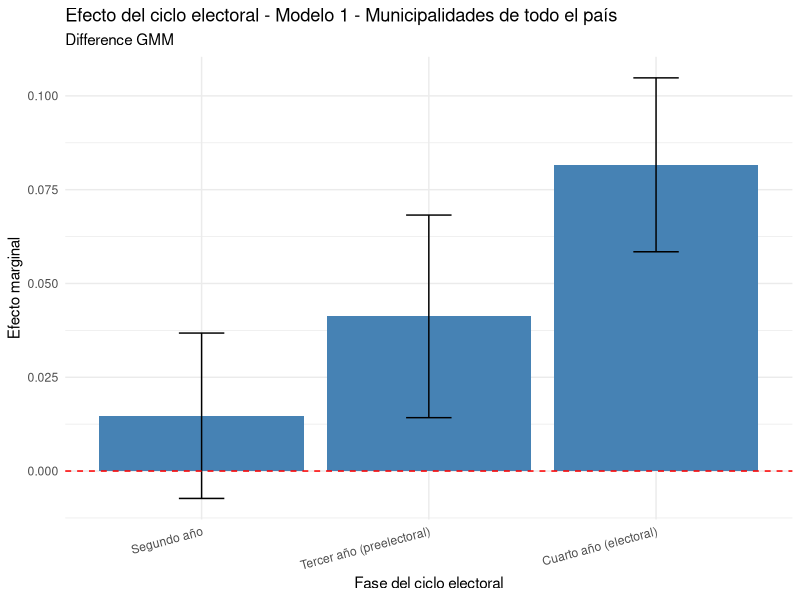
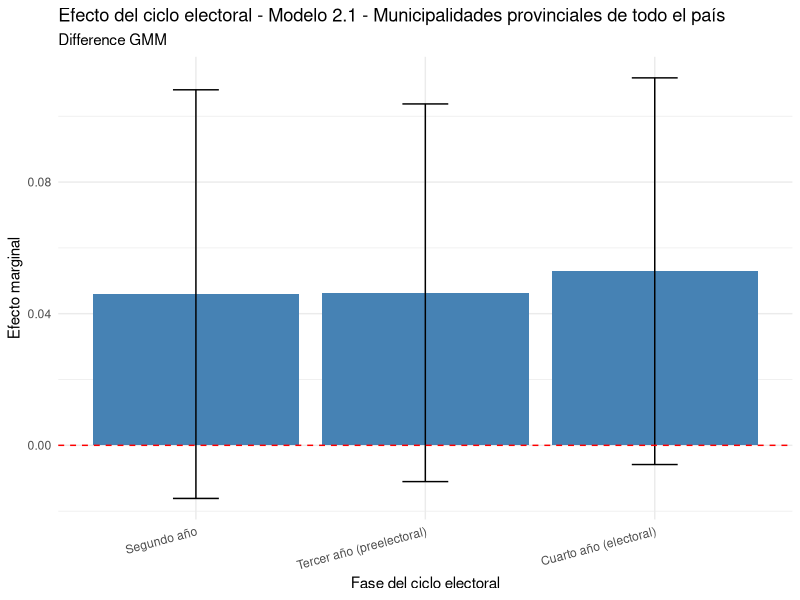
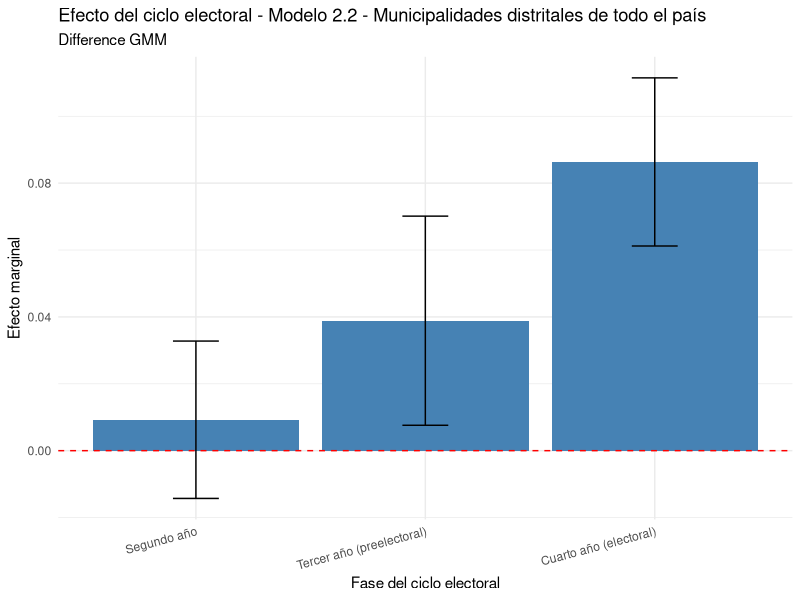
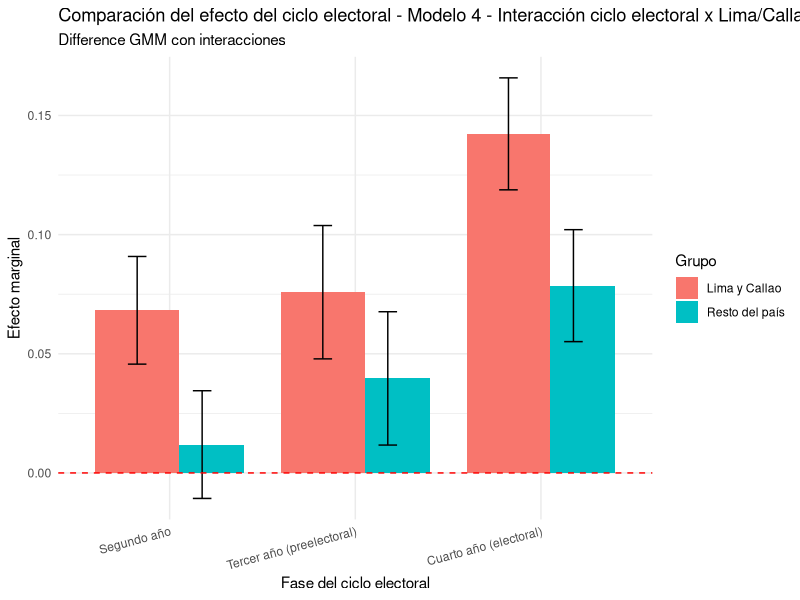

R code for these plots, in order:
# -----------------------------
# TODOS LOS MODELOS
# -----------------------------
library(plm)
library(dplyr)
library(readxl)
library(ggplot2)

# Cargar datos
datos <- read_excel("Dataset_DISTRITAL.xlsx", sheet = "Hoja1")

# -----------------------------
# IDENTIFICAR TIPO DE MUNICIPALIDAD
# -----------------------------
datos <- datos %>%
  mutate(ES_PROVINCIAL = substr(UBIGEO, nchar(UBIGEO) - 1, nchar(UBIGEO)) == "01")

#datos_lmc <- datos %>% filter(AREA_POLITICO_ADMINISTRATIVA == "1") %>% filter(!ES_PROVINCIAL)
#datos_nolmc <- datos %>% filter(AREA_POLITICO_ADMINISTRATIVA == "0")

datos_provinciales <- datos %>% filter(ES_PROVINCIAL)
datos_distritales   <- datos %>% filter(!ES_PROVINCIAL)

#datos_provinciales_nolmc <- datos_nolmc %>% filter(ES_PROVINCIAL)
#datos_distritales_nolmc   <- datos_nolmc %>% filter(!ES_PROVINCIAL)

cat("Municipalidades provinciales:", n_distinct(datos_provinciales$UBIGEO), "\n")
cat("Municipalidades distritales:",   n_distinct(datos_distritales$UBIGEO), "\n")
#cat("Municipalidades distritales de Lima y Callao:", n_distinct(datos_lmc$UBIGEO), "\n")
#cat("Municipalidades provinciales resto del país:", n_distinct(datos_provinciales_nolmc$UBIGEO), "\n")
#cat("Municipalidades distritales resto del país:",   n_distinct(datos_distritales_nolmc$UBIGEO), "\n")

# -----------------------------
# FUNCIÓN PARA ESTIMAR MODELO GMM POR TIPO
# -----------------------------
estimar_modelo_gmm <- function(datos_input, nombre_modelo, min_T = 4) {
  
  cat("\n==========================================\n")
  cat("ESTIMANDO:", nombre_modelo, "\n")
  cat("==========================================\n")
  
  # 1) Filtrado: unidades con suficiente T
  unidades_ok <- datos_input %>%
    group_by(UBIGEO) %>%
    summarise(T_obs = n_distinct(AÑO)) %>%
    filter(T_obs >= min_T) %>%
    pull(UBIGEO)
  
  datos_m <- datos_input %>%
    filter(UBIGEO %in% unidades_ok)
  
  cat("Unidades retenidas:", length(unique(datos_m$UBIGEO)), "con T >=", min_T, "\n")
  
  # 2) Construcción de variables
  datos_m <- datos_m %>%
    mutate(
      # Ciclo electoral
      CICLO_ELECTORAL_2 = ifelse(CICLO_ELECTORAL == 2, 1, 0),
      CICLO_ELECTORAL_3 = ifelse(CICLO_ELECTORAL == 3, 1, 0),
      CICLO_ELECTORAL_4 = ifelse(CICLO_ELECTORAL == 4, 1, 0),
      # Infraestructura
      INFRA_MAYOR = (coalesce(ESTADIOS,0) + coalesce(COMPLEJOS_DEPORTIVOS,0) + coalesce(COLISEOS_DEPORTIVOS,0)),
      INFRA_MENOR = (coalesce(LOSAS_MULTIDEPORTIVAS,0) + coalesce(LOSAS_FULBITO,0) +
                       coalesce(LOSAS_VOLEY,0) + coalesce(LOSAS_BASQUET,0) + coalesce(PARQUES_ZONALES,0)
                     + coalesce(PISCINAS,0) + coalesce(GIMNASIOS,0)),
      # Capacidad administrativa
      PROFESIONALES = 1000*(PROFESIONALES/exp(LOG_POB)),
      # Participación / gobernanza
      TRANSPARENCIA = coalesce(TRANSPARENCIA, 0),
      PARTICIPACION = (coalesce(PARTICIPA_PP, 0) + coalesce(JUNTA_DELEGADOS_ACTIVIDAD, 0)),  
      CAPACIDAD_PLAN = coalesce(PDMC, 0) + coalesce(PEI, 0),
      # Variables fiscales
      PROP_PIM_TRANSFERENCIAS_PP0101 = coalesce(PROP_PIM_TRANSFERENCIAS_PP0101, NA),
      PROP_PP0101_SOBRE_TOTAL_PIM = coalesce(PROP_PP0101_SOBRE_TOTAL_PIM, NA),
      NIVEL_EJECUCION_PP0101 = coalesce(NIVEL_EJECUCION_PP0101, NA),
      # Demografía
      POB_VARONES = coalesce(POB_VARONES, NA),
      POB_15_64 = coalesce(POB_15_64, NA),
      POB_URBANA = coalesce(POB_URBANA, NA),
      # Variable dependiente
      PROP_GASTO_DEPORTE = PROP_GASTO_INFRAESTRUCTURA_DEPORTIVA_Y_RECREATIVA_PP0101
    )
  
  # 3) Selección de variables
  vars_modelo <- c("UBIGEO", "AÑO",
                   "PROP_GASTO_DEPORTE",
                   "CICLO_ELECTORAL_2", "CICLO_ELECTORAL_3", "CICLO_ELECTORAL_4",
                   "NIVEL_EJECUCION_PP0101",
                   "PROP_PIM_TRANSFERENCIAS_PP0101",
                   "PROP_PP0101_SOBRE_TOTAL_PIM",
                   "POB_VARONES", "POB_15_64", "POB_URBANA",
                   "PROFESIONALES", "TRANSPARENCIA",
                   "INFRA_MAYOR", "INFRA_MENOR",
                   "PARTICIPACION", "CAPACIDAD_PLAN")
  
  datos_m <- datos_m %>%
    select(all_of(vars_modelo)) %>%
    filter(!is.na(PROP_GASTO_DEPORTE))
  
  # 4) Convertir a panel
  datos_panel <- datos_m %>%
    arrange(UBIGEO, AÑO) %>%
    pdata.frame(index = c("UBIGEO", "AÑO"))
  
  cat("Dimensiones panel:", dim(datos_panel), "\n")
  cat("Unidades (N):", length(unique(index(datos_panel, "UBIGEO"))), "\n")
  cat("T (promedio):", mean(table(index(datos_panel, "UBIGEO"))), "\n")
  
  # 5) Fórmula GMM
  formula_pgmm <- as.formula(
    paste0("PROP_GASTO_DEPORTE ~ lag(PROP_GASTO_DEPORTE, 1) + ",
           "CICLO_ELECTORAL_2 + CICLO_ELECTORAL_3 + CICLO_ELECTORAL_4 + ",
           "PROP_PIM_TRANSFERENCIAS_PP0101 + PROP_PP0101_SOBRE_TOTAL_PIM + ",
           "POB_VARONES + POB_15_64 + POB_URBANA + PROFESIONALES + TRANSPARENCIA + ",
           "NIVEL_EJECUCION_PP0101 + INFRA_MAYOR + INFRA_MENOR + PARTICIPACION + CAPACIDAD_PLAN | ",
           "lag(PROP_GASTO_DEPORTE, 2:3) + lag(PROP_PIM_TRANSFERENCIAS_PP0101, 2)")
  )
  
  # 6) Estimación
  modelo <- tryCatch({
    pgmm(
      formula = formula_pgmm,
      data = datos_panel,
      effect = "individual",
      model = "twosteps",
      transformation = "d",
      collapse = TRUE
    )
  }, error = function(e) {
    message("Error en estimación: ", e$message)
    return(NULL)
  })
  
  if (is.null(modelo)) {
    cat("No se pudo estimar el modelo para", nombre_modelo, "\n")
    return(NULL)
  }
  
  # 7) Resumen
  cat("\n--- RESULTADOS:", nombre_modelo, "---\n")
  s <- summary(modelo)
  print(s)
  
  if (!is.null(s$test)) {
    cat("\nPruebas de diagnóstico:\n")
    print(s$test)
  }
  
  return(list(modelo = modelo, datos_panel = datos_panel, nombre = nombre_modelo))
}

# -----------------------------
# FUNCIÓN PARA ESTIMAR MODELO GMM CON INTERACCIONES
# -----------------------------
estimar_modelo_gmm_interaccion <- function(datos_input, nombre_modelo, min_T = 4) {
  
  cat("\n==========================================\n")
  cat("ESTIMANDO:", nombre_modelo, "\n")
  cat("==========================================\n")
  
  # 1) Filtrado: unidades con suficiente T
  unidades_ok <- datos_input %>%
    group_by(UBIGEO) %>%
    summarise(T_obs = n_distinct(AÑO), .groups = "drop") %>%
    filter(T_obs >= min_T) %>%
    pull(UBIGEO)
  
  datos_m <- datos_input %>%
    filter(UBIGEO %in% unidades_ok)
  
  cat("Unidades retenidas:", length(unique(datos_m$UBIGEO)), "con T >=", min_T, "\n")
  
  # 2) Construcción de variables
  datos_m <- datos_m %>%
    mutate(
      # Dummy geográfica: 1 = Lima Metropolitana / Callao; 0 = resto
      AREA_LMC = ifelse(AREA_POLITICO_ADMINISTRATIVA == 1, 1, 0),
      
      # Ciclo electoral
      CICLO_ELECTORAL_2 = ifelse(CICLO_ELECTORAL == 2, 1, 0),
      CICLO_ELECTORAL_3 = ifelse(CICLO_ELECTORAL == 3, 1, 0),
      CICLO_ELECTORAL_4 = ifelse(CICLO_ELECTORAL == 4, 1, 0),
      
      # Interacciones ciclo x área geográfica
      CICLO_2_LMC = CICLO_ELECTORAL_2 * AREA_LMC,
      CICLO_3_LMC = CICLO_ELECTORAL_3 * AREA_LMC,
      CICLO_4_LMC = CICLO_ELECTORAL_4 * AREA_LMC,
      
      # Infraestructura
      INFRA_MAYOR = (coalesce(ESTADIOS,0) + coalesce(COMPLEJOS_DEPORTIVOS,0) + coalesce(COLISEOS_DEPORTIVOS,0)),
      INFRA_MENOR = (coalesce(LOSAS_MULTIDEPORTIVAS,0) + coalesce(LOSAS_FULBITO,0) +
                       coalesce(LOSAS_VOLEY,0) + coalesce(LOSAS_BASQUET,0) + coalesce(PARQUES_ZONALES,0) +
                       coalesce(PISCINAS,0) + coalesce(GIMNASIOS,0)),
      
      # Capacidad administrativa
      PROFESIONALES = 1000 * (PROFESIONALES / exp(LOG_POB)),
      TRANSPARENCIA = coalesce(TRANSPARENCIA, 0),
      PARTICIPACION = (coalesce(PARTICIPA_PP, 0) + coalesce(JUNTA_DELEGADOS_ACTIVIDAD, 0)),
      CAPACIDAD_PLAN = coalesce(PDMC, 0) + coalesce(PEI, 0),
      
      # Variables fiscales
      PROP_PIM_TRANSFERENCIAS_PP0101 = coalesce(PROP_PIM_TRANSFERENCIAS_PP0101, NA),
      PROP_PP0101_SOBRE_TOTAL_PIM = coalesce(PROP_PP0101_SOBRE_TOTAL_PIM, NA),
      NIVEL_EJECUCION_PP0101 = coalesce(NIVEL_EJECUCION_PP0101, NA),
      
      # Demografía
      POB_VARONES = coalesce(POB_VARONES, NA),
      POB_15_64 = coalesce(POB_15_64, NA),
      POB_URBANA = coalesce(POB_URBANA, NA),
      
      # Variable dependiente
      PROP_GASTO_DEPORTE = PROP_GASTO_INFRAESTRUCTURA_DEPORTIVA_Y_RECREATIVA_PP0101
    )
  
  # 3) Selección de variables
  vars_modelo <- c(
    "UBIGEO", "AÑO",
    "PROP_GASTO_DEPORTE",
    "CICLO_ELECTORAL_2", "CICLO_ELECTORAL_3", "CICLO_ELECTORAL_4",
    "CICLO_2_LMC", "CICLO_3_LMC", "CICLO_4_LMC",
    "NIVEL_EJECUCION_PP0101",
    "PROP_PIM_TRANSFERENCIAS_PP0101",
    "PROP_PP0101_SOBRE_TOTAL_PIM",
    "POB_VARONES", "POB_15_64", "POB_URBANA",
    "PROFESIONALES", "TRANSPARENCIA",
    "INFRA_MAYOR", "INFRA_MENOR",
    "PARTICIPACION", "CAPACIDAD_PLAN"
  )
  
  datos_m <- datos_m %>%
    select(all_of(vars_modelo)) %>%
    filter(!is.na(PROP_GASTO_DEPORTE))
  
  # 4) Convertir a panel
  datos_panel <- datos_m %>%
    arrange(UBIGEO, AÑO) %>%
    pdata.frame(index = c("UBIGEO", "AÑO"))
  
  cat("Dimensiones panel:", dim(datos_panel), "\n")
  cat("Unidades (N):", length(unique(index(datos_panel, "UBIGEO"))), "\n")
  cat("T (promedio):", mean(table(index(datos_panel, "UBIGEO"))), "\n")
  
  # 5) Fórmula GMM
  formula_pgmm <- as.formula(
    paste0(
      "PROP_GASTO_DEPORTE ~ lag(PROP_GASTO_DEPORTE, 1) + ",
      "CICLO_ELECTORAL_2 + CICLO_ELECTORAL_3 + CICLO_ELECTORAL_4 + ",
      "CICLO_2_LMC + CICLO_3_LMC + CICLO_4_LMC + ",
      "PROP_PIM_TRANSFERENCIAS_PP0101 + PROP_PP0101_SOBRE_TOTAL_PIM + ",
      "POB_VARONES + POB_15_64 + POB_URBANA + PROFESIONALES + TRANSPARENCIA + ",
      "NIVEL_EJECUCION_PP0101 + INFRA_MAYOR + INFRA_MENOR + PARTICIPACION + CAPACIDAD_PLAN | ",
      "lag(PROP_GASTO_DEPORTE, 2:3) + lag(PROP_PIM_TRANSFERENCIAS_PP0101, 2)"
    )
  )
  
  # 6) Estimación
  modelo <- tryCatch({
    pgmm(
      formula = formula_pgmm,
      data = datos_panel,
      effect = "individual",
      model = "twosteps",
      transformation = "d",
      collapse = TRUE
    )
  }, error = function(e) {
    message("Error en estimación: ", e$message)
    return(NULL)
  })
  
  if (is.null(modelo)) {
    cat("No se pudo estimar el modelo para", nombre_modelo, "\n")
    return(NULL)
  }
  
  # 7) Resumen
  cat("\n--- RESULTADOS:", nombre_modelo, "---\n")
  s <- summary(modelo)
  print(s)
  
  if (!is.null(s$test)) {
    cat("\nPruebas de diagnóstico:\n")
    print(s$test)
  }
  
  # 8) Efectos diferenciales para Lima/Callao
  coef_tab <- tryCatch(coef(summary(modelo)), error = function(e) NULL)
  if (!is.null(coef_tab)) {
    vars_ciclo <- c("CICLO_ELECTORAL_2", "CICLO_ELECTORAL_3", "CICLO_ELECTORAL_4")
    vars_int   <- c("CICLO_2_LMC", "CICLO_3_LMC", "CICLO_4_LMC")
    
    if (all(c(vars_ciclo, vars_int) %in% rownames(coef_tab))) {
      cat("\n--- EFECTOS INTERPRETABLES ---\n")
      
      efectos <- data.frame(
        Variable = vars_ciclo,
        Efecto_RESTO = coef_tab[vars_ciclo, "Estimate"],
        Efecto_LMC   = coef_tab[vars_ciclo, "Estimate"] + coef_tab[vars_int, "Estimate"],
        Diferencial_LMC_menos_Resto = coef_tab[vars_int, "Estimate"]
      )
      
      print(efectos, 4)
    }
  }
  
  return(list(modelo = modelo, datos_panel = datos_panel, nombre = nombre_modelo))
}

# -----------------------------
# ESTIMAR MODELOS
# -----------------------------
modelo_1 <- estimar_modelo_gmm(datos, "Modelo 1 - Municipalidades de todo el país")
modelo_2_1 <- estimar_modelo_gmm(datos_provinciales, "Modelo 2.1 - Municipalidades provinciales de todo el país")
modelo_2_2 <- estimar_modelo_gmm(datos_distritales, "Modelo 2.2 - Municipalidades distritales de todo el país")
#modelo_3_1 <- estimar_modelo_gmm(datos_lmc, "Modelo 3.1 - Municipalidades distritales de Lima Metropolitana y Callao")
#modelo_3_2 <- estimar_modelo_gmm(datos_provinciales_nolmc, "Modelo 3.2 - Municipalidades provinciales del resto del país")
#modelo_3_3 <- estimar_modelo_gmm(datos_distritales_nolmc, "Modelo 3.3 - Municipalidades distritales del resto del país")
modelo_4 <- estimar_modelo_gmm_interaccion(
  datos = datos,
  nombre_modelo = "Modelo 4 - Interacción ciclo electoral x Lima/Callao",
  min_T = 4
)

# -----------------------------
# FUNCIÓN PARA GRAFICAR RESULTADOS
# -----------------------------
graficar_ciclo_electoral <- function(resultado_modelo) {
  
  if (is.null(resultado_modelo)) {
    message("Modelo no disponible para graficar")
    return(NULL)
  }
  
  modelo <- resultado_modelo$modelo
  nombre <- resultado_modelo$nombre
  
  coef_tab <- tryCatch(coef(summary(modelo)), error = function(e) NULL)
  vars_ciclo <- c("CICLO_ELECTORAL_2", "CICLO_ELECTORAL_3", "CICLO_ELECTORAL_4")
  
  if (!is.null(coef_tab) && all(vars_ciclo %in% rownames(coef_tab))) {
    df_plot <- data.frame(
      Ciclo = c("Segundo año",
                "Tercer año (preelectoral)",
                "Cuarto año (electoral)"),
      Estimate = coef_tab[vars_ciclo, "Estimate"],
      SE = coef_tab[vars_ciclo, "Std. Error"]
    )
    
    # --- CAMBIO CLAVE: Definir el orden explícito de los factores ---
    df_plot$Ciclo <- factor(df_plot$Ciclo, 
                            levels = c("Segundo año", 
                                       "Tercer año (preelectoral)", 
                                       "Cuarto año (electoral)"))
    # ---------------------------------------------------------------
    
    cat("\n--- Coeficientes del ciclo electoral:", nombre, "---\n")
    print(
      data.frame(
        Variable = vars_ciclo,
        Estimate = round(df_plot$Estimate, 4),
        Std_Error = round(df_plot$SE, 4),
        Significancia = ifelse(abs(df_plot$Estimate / df_plot$SE) > 1.96, "Sí (p<0.05)", "No")
      )
    )
    
    p <- ggplot(df_plot, aes(x = Ciclo, y = Estimate)) +
      geom_bar(stat = "identity", fill = "steelblue") +
      geom_errorbar(
        aes(ymin = Estimate - 1.96 * SE,
            ymax = Estimate + 1.96 * SE),
        width = 0.2
      ) +
      geom_hline(yintercept = 0, linetype = "dashed", color = "red") +
      theme_minimal() +
      labs(
        title = paste("Efecto del ciclo electoral -", nombre),
        subtitle = "Difference GMM",
        y = "Efecto marginal",
        x = "Fase del ciclo electoral"
      ) +
      theme(axis.text.x = element_text(angle = 15, hjust = 1))
    
    print(p)
    return(df_plot)
  } else {
    message("No se encontraron coeficientes del ciclo electoral")
    return(NULL)
  }
}

# -----------------------------
# GRÁFICO MODELO 4 (INTERACCIONES LIMA vs RESTO)
# -----------------------------
graficar_modelo_4_interacciones <- function(resultado_modelo) {
  
  if (is.null(resultado_modelo)) {
    message("Modelo 4 no disponible para graficar")
    return(NULL)
  }
  
  modelo <- resultado_modelo$modelo
  nombre <- resultado_modelo$nombre
  
  coef_tab <- tryCatch(coef(summary(modelo)), error = function(e) NULL)
  
  vars_base <- c("CICLO_ELECTORAL_2", "CICLO_ELECTORAL_3", "CICLO_ELECTORAL_4")
  vars_int  <- c("CICLO_2_LMC", "CICLO_3_LMC", "CICLO_4_LMC")
  
  if (!is.null(coef_tab) && all(vars_base %in% rownames(coef_tab))) {
    
    # Extraer coeficientes base (resto del país)
    beta <- coef_tab[vars_base, "Estimate"]
    se_beta <- coef_tab[vars_base, "Std. Error"]
    
    # Extraer interacciones (si existen)
    delta <- if (all(vars_int %in% rownames(coef_tab))) {
      coef_tab[vars_int, "Estimate"]
    } else {
      rep(0, 3)
    }
    
    # Efectos para Lima/Callao
    efecto_lmc <- beta + delta
    
    # Dataframe para gráfico
    df_plot <- data.frame(
      Ciclo = rep(c("Segundo año",
                    "Tercer año (preelectoral)",
                    "Cuarto año (electoral)"), 2),
      Grupo = rep(c("Resto del país", "Lima y Callao"), each = 3),
      Estimate = c(beta, efecto_lmc),
      SE = c(se_beta, se_beta)  # aproximación (conservadora)
    )
    
    # Orden de factores
    df_plot$Ciclo <- factor(df_plot$Ciclo,
                            levels = c("Segundo año",
                                       "Tercer año (preelectoral)",
                                       "Cuarto año (electoral)"))
    
    cat("\n--- Comparación ciclo electoral (Modelo 4) ---\n")
    print(
      data.frame(
        Grupo = df_plot$Grupo,
        Ciclo = df_plot$Ciclo,
        Estimate = round(df_plot$Estimate, 4)
      )
    )
    
    # Gráfico comparativo
    p <- ggplot(df_plot, aes(x = Ciclo, y = Estimate, fill = Grupo)) +
      geom_bar(stat = "identity", position = position_dodge(width = 0.7)) +
      geom_errorbar(
        aes(ymin = Estimate - 1.96 * SE,
            ymax = Estimate + 1.96 * SE),
        width = 0.2,
        position = position_dodge(width = 0.7)
      ) +
      geom_hline(yintercept = 0, linetype = "dashed", color = "red") +
      theme_minimal() +
      labs(
        title = paste("Comparación del efecto del ciclo electoral -", nombre),
        subtitle = "Difference GMM con interacciones",
        y = "Efecto marginal",
        x = "Fase del ciclo electoral",
        fill = "Grupo"
      ) +
      theme(axis.text.x = element_text(angle = 15, hjust = 1))
    
    print(p)
    return(df_plot)
    
  } else {
    message("No se encontraron coeficientes necesarios en modelo 4")
    return(NULL)
  }
}

# -----------------------------
# GENERAR GRÁFICOS
# -----------------------------
if (!is.null(modelo_1)) {coef_1 <- graficar_ciclo_electoral(modelo_1)}
if (!is.null(modelo_2_1)) {coef_2_1 <- graficar_ciclo_electoral(modelo_2_1)}
if (!is.null(modelo_2_2)) {coef_2_2 <- graficar_ciclo_electoral(modelo_2_2)}
#if (!is.null(modelo_3_1)) {coef_3_1 <- graficar_ciclo_electoral(modelo_3_1)}
#if (!is.null(modelo_3_2)) {coef_3_2 <- graficar_ciclo_electoral(modelo_3_2)}
#if (!is.null(modelo_3_3)) {coef_3_3 <- graficar_ciclo_electoral(modelo_3_3)}
if (exists("modelo_4") && !is.null(modelo_4)) {coef_4 <- graficar_modelo_4_interacciones(modelo_4)}
